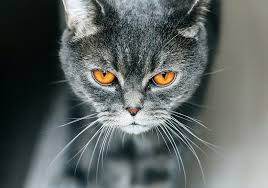
#> input picture Image Filtering/image.jpeg, 268 x 188 px
$ jupyter execute Untitled.ipynb
#> lines starting #> are read from the running program, lines starting #| are printed output that depends on the picture
# Bluring, Edge, Sharpening

[cell 1]
import numpy as np
import matplotlib.pyplot as plt
import cv2
from scipy import signal

[cell 2]
im = cv2.imread(r'image.jpeg')
#> im is the input picture: shape (188, 268, 3); mean B, G, R 97.8, 99.8, 93.1

[cell 3]
im = im[:,:,::-1]

[cell 4]
plt.imshow(im)

[cell 5]
imgray = cv2.cvtColor(im,cv2.COLOR_RGB2GRAY)

[cell 6]
smoothingMask = np.ones((15,15))/255

[cell 7]
imBlurred = signal.convolve2d(imgray,smoothingMask,boundary='symm',mode='same')
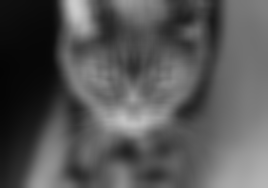
#> imBlurred: shape (188, 268) float64; min 4.49, max 203.4, mean 86.1

[cell 8]
plt.imshow(imBlurred, cmap='grey')

[cell 9]
xMask = np.array([[-1,0,1],[-1,0,1],[-1,0,1]])
yMask = xMask.T.copy()

[cell 10]
fx = signal.convolve2d(imgray,xMask,boundary='symm',mode ='same')
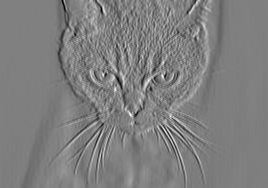
#> fx: shape (188, 268) int64; min -461, max 456, mean -3.2; drawn with min black and max white
fy = signal.convolve2d(imgray,yMask,boundary='symm',mode ='same')
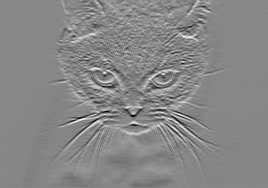
#> fy: shape (188, 268) int64; min -489, max 430, mean -1.1; drawn with min black and max white

[cell 11]
Gm = (fx**2 + fy**2)**0.7
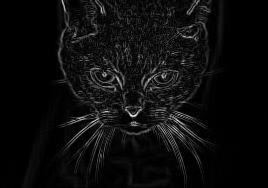
#> Gm: shape (188, 268) float64; min 0, max 7201.6, mean 362.2; drawn with min black and max white

[cell 12]
plt.imshow(fx,cmap='grey')

[cell 13]
plt.imshow(fy,cmap='grey')

[cell 14]
plt.imshow(Gm,cmap='grey')

[cell 15]
imsharped = imBlurred + Gm*0.1
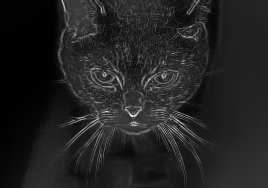
#> imsharped: shape (188, 268) float64; min 4.59, max 877.6, mean 122.3; drawn with min black and max white
